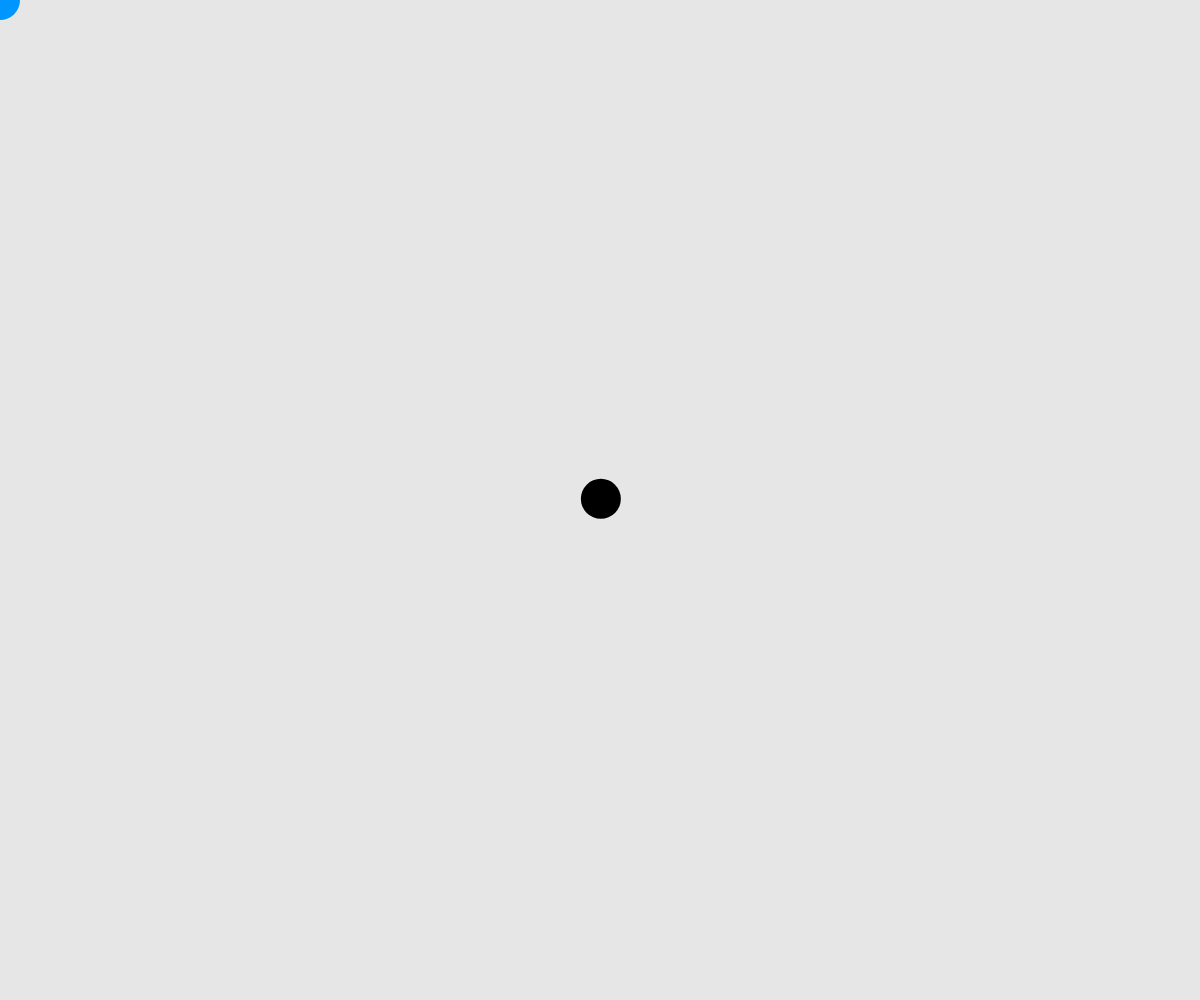
Frame 1 (no input)
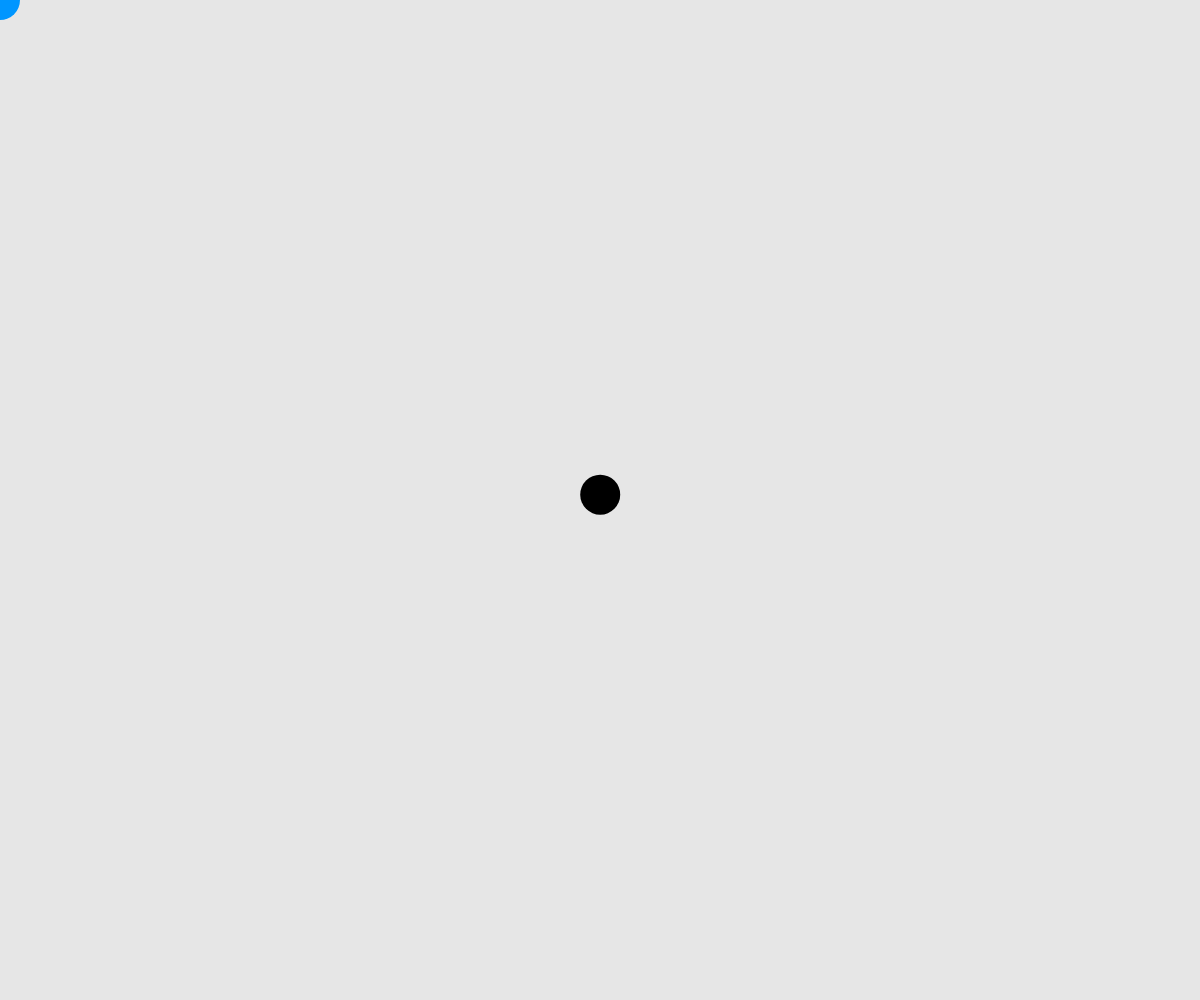
Frame 60 (no input)
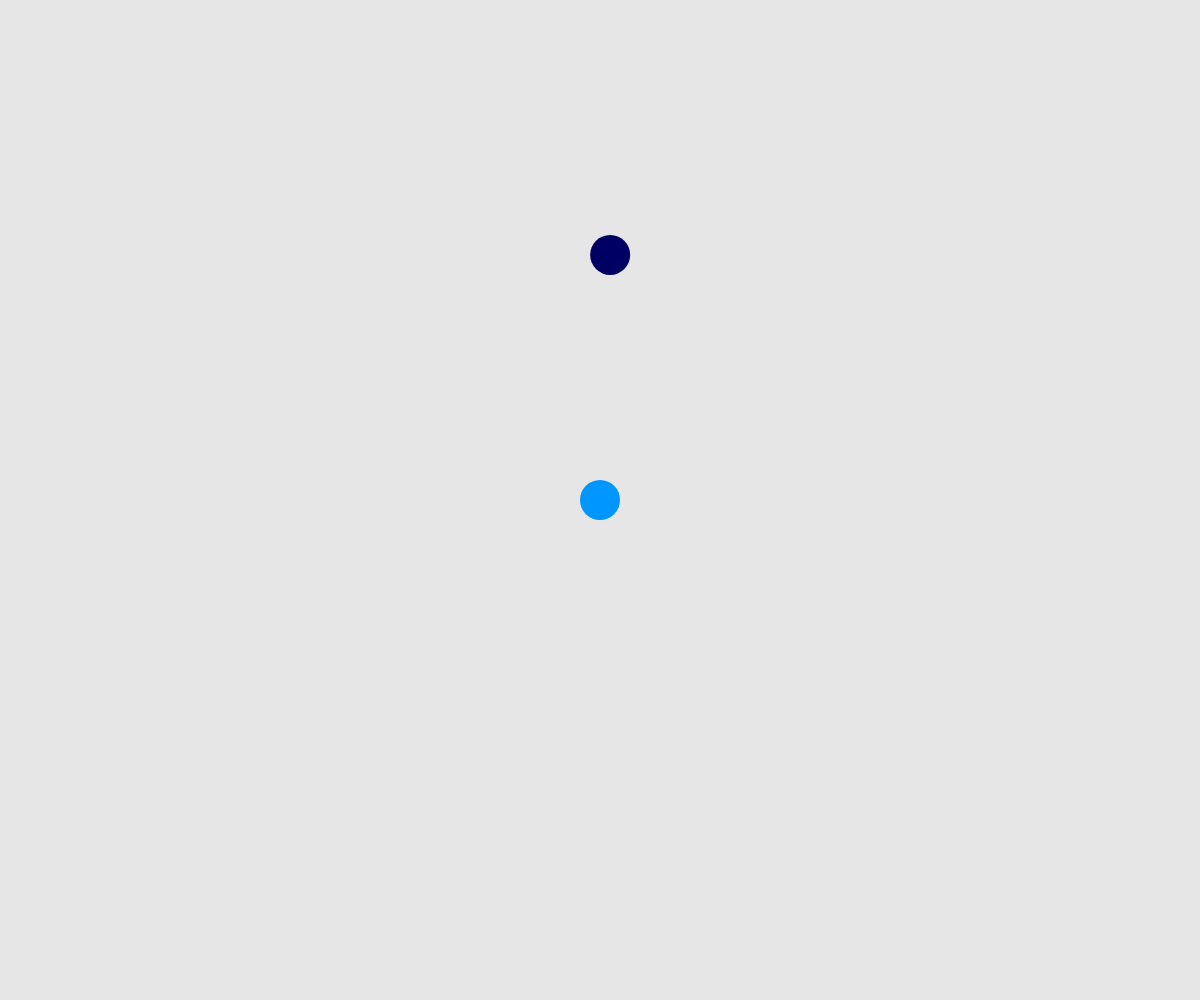
Frame 120 (the mouse pressed at the canvas centre since frame 60)

The p5.js sketch that drew these frames (run headless with seeded random() and noise() and a simulated clock; from frame 60 on, the mouse is pressed at the canvas centre):

// p5.js sketch
// ── sketch.js
/*
FINITE STATE MACHINE AI
Jeff Thompson | 2015/21 | www.jeffreythompson.org

A "finite state machine" or FSM is a way of conceptualizing an 
entity that has specific and discreet states - in other words, the 
object can only have one state at a time. With well-chosen states,
we can create complex-seeming behavior that can mimic physical
conditions (how the entity moves) or emotional states (angry, curious,
idle).

For example, we can think of a zombie, but you can substitute the 
"attack" langauge for any other kind of behavior. Here are some common
game AI states:

IDLE          just stays still, only aware if something engages it directly
AWARE         searches for intruders, notices things like open doors
INTRIGUED     knows something is happening, abandons path to seek
ALERT         aware of the player and begins hunting them down
AGGRESSIVE    actively attacking the player
FLEEING       runs away from the player
DEAD          no longer aware, but may be revived (depending on the game)

Let's simplify our system a bit. By combining triggers with the resulting
action, we have what's called a State/Event Table:

1. idle until player is within a certain range
2. if within range, moves towards the player
3. if close enough, attacks
4. when attack is finished, flee from the player

Implementing this in code is easier than you'd think – we just need
some if/else statements to control the behavior. This example uses 
the Vector object, so if you haven't read about that yet, take a look
at the p5.js examples or the "SeekAndFlee" example here.

SEE ALSO
+  http://en.wikipedia.org/wiki/Finite-state_machine
+  https://software.intel.com/en-us/articles/designing-artificial-
   intelligence-for-games-part-1
+  http://gamedevelopment.tutsplus.com/tutorials/finite-state-machines-
   theory-and-implementation--gamedev-11867

CHALLENGES
1. Can you have the "flee" state to be triggered when the player
   attacks, maybe by clicking or hitting the spacebar?
2. Can you give the zombie a better "idle" state? Hint: try "sin()"
3. Can you make lots of zombies who all "listen" to each other and change
   states based on the state of their neighbor? For example, if one zombie
   is in "seek" mode, all zombies seek to the target. It will likely help
   if you convert this code to an object-oriented approach.

*/

let zombieIdleSpeed =   2;  // how fast can the zombie move?
let zombieRunSpeed =    4;  // diff speeds give more nuanced behavior
let zombieAttackSpeed = 6;

let idle =    0;            // states could just be #s, but giving
let seek =    1;            // them names makes them easier to track
let attack =  2;
let flee =    4;
let state =   idle;         // set initial state to idle

let player, zombie;         // positions, set in setup()
let zombieColor;            // change color depending on the state


function setup() {
  createCanvas(windowWidth, windowHeight);
  cursor(CROSS);
  
  // initial positions, use the mouse to move
  player = createVector(50, 50);
  zombie = createVector(width/2, height/2);
}


function draw() {
  background(230);
  
  // draw player and update the position
  player.x = mouseX;
  player.y = mouseY;
  fill(0,150,255);
  noStroke();
  circle(player.x, player.y, 40);
  
  // set the zombie's state depending on distance
  let dist = player.dist(zombie);
  if (dist > 300) {       // further than 300px, wander
    state = idle;
  }
  else if (dist < 20) {   // close enough to touch you, run away
    state = flee;  
  }
  
  // if we're not currently fleeing but we're within range,
  // either seek or attack
  if (state != flee) {
    if (dist <= 300 && dist > 100) {
      state = seek;
    }
    else if (dist <= 100) {
      state = attack;
    }
  }
  
  // based on current state of the zombie, exhibit different
  // behavior and change color to indicate the state...
  
  // randomly wander about, looking for the player
  if (state === idle) {  
    zombie.x += random(-zombieIdleSpeed, zombieIdleSpeed);
    zombie.y += random(-zombieIdleSpeed, zombieIdleSpeed);
    zombieColor = color(0);
  }
  
  // normal seek AI behavior – for a description, see the
  // "SeekAndFlee" example in this repo
  else if (state === seek) {
    let direction = p5.Vector.sub(player, zombie);
    direction.normalize();
    direction.mult(zombieRunSpeed);
    zombie.add(direction);
    zombieColor = color(150,0,0);    // dark red
  }
  
  // attack state is like seek, but at a different speed (set at top)
  else if (state === attack) {
    let direction = p5.Vector.sub(player, zombie);
    direction.normalize();
    direction.mult(zombieAttackSpeed);
    zombie.add(direction);
    zombieColor = color(255,0,0);    // angry bright red!
  }
  
  // flee is the opposite of seek - subtract to move away
  else if (state == flee) {
    let direction = p5.Vector.sub(player, zombie);
    direction.normalize();
    direction.mult(zombieRunSpeed);
    zombie.sub(direction);
    zombieColor = color(0, 0, 100);        // a cowardly blue-green
  }
  
  // draw the zombie
  fill(zombieColor);
  circle(zombie.x, zombie.y, 40);
}
